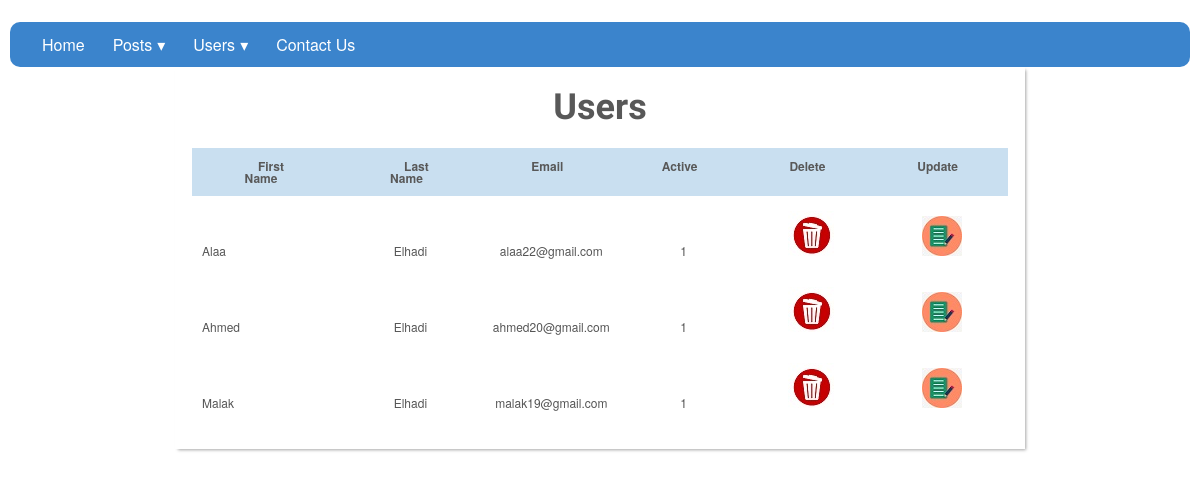
The page /admin/users.php (signed in) on the database its author committed.
### tables this page shows
CREATE TABLE `users` (
  `id` int(11) NOT NULL,
  `regDate` timestamp NOT NULL DEFAULT current_timestamp(),
  `firstname` varchar(50) NOT NULL,
  `secondname` varchar(50) NOT NULL,
  `phone` varchar(12) NOT NULL,
  `email` varchar(50) NOT NULL,
  `password` varchar(60) NOT NULL,
  `gender` int(1) NOT NULL COMMENT '0 Female, 1 Male',
  `active` int(11) NOT NULL COMMENT '0 Inactive, 1 Active'
);

### admin/users.php (the view, shortened to what this page needs)
<?php
    try{
      include_once("includes/conn.php");
      $sql = "SELECT * FROM `users`";
      $stmt = $conn->prepare($sql);
      $stmt->execute();
    }catch(PDOException $e){
        echo "Connection failed: " . $e->getMessage();
    }
?>
<!DOCTYPE html>
<html lang="en">
<head>
    <link rel="stylesheet" href="css/posts.css">
    <link rel="stylesheet" href="css/style2.css">
</head>
<body>
      <?php
    		include_once("includes/nav.php");
  		?>
        <div id="wrapper">
         <h1>Users</h1>
         <table id="keywords" cellspacing="0" cellpadding="0">
           <thead>
             <tr>
               <th><span>First Name</span></th>
			         <th><span>Last Name</span></th>
               <th><span>Email</span></th>
               <th><span>Active</span></th>
               <th><span>Delete</span></th>
               <th><span>Update</span></th>
             </tr>
           </thead>
           <tbody>
           <?php
             foreach($stmt->fetchAll() as $row){
              $id = $row["id"];
              $firstname = $row["firstname"];
              $secondname = $row["secondname"];
              $email = $row["email"];
              $active = $row["active"];
           ?>
             <tr>
               <td class="lalign"><?php echo $firstname ?></td>
			         <td><?php echo $secondname ?></td>
               <td><?php echo $email ?></td>
               <td><?php echo $active ?></td>
               <td><a href="deleteUser.php?id=<?php echo $id ?>" onclick="return confirm('Are you sure you want to delete?')"><img  src="../imgs/delete.jpg" alt="Delete"></a></td>
               <td><a href="updateUser.php?id=<?php echo $id ?>"><img  src="../imgs/update.jpg" alt="Update"></a></td>
             </tr>
            <?php
              }
            ?>
           </tbody>
         </table>
        </div>
</body>
</html>

### admin/css/posts.css (style rules this page uses)
html, body, div, span, applet, object, iframe, h1, h2, h3, h4, h5, h6, p, blockquote, pre, a, abbr, acronym, address, big, cite, code, del, dfn, em, img, ins, kbd, q, s, samp, small, strike, strong, sub, sup, tt, var, b, u, i, center, dl, dt, dd, ol, ul, li, fieldset, form, label, legend, table, caption, tbody, tfoot, thead, tr, th, td, article, aside, canvas, details, embed, figure, figcaption, footer, header, hgroup, menu, nav, output, ruby, section, summary, time, mark, audio, video { margin: 0; padding: 0; border: 0; font-size: 100%; font: inherit; vertical-align: baseline; outline: none; -webkit-font-smoothing: antialiased; -webkit-text-size-adjust: 100%; -ms-text-size-adjust: 100%; -webkit-box-sizing: border-box; -moz-box-sizing: border-box; box-sizing: border-box; }
html { overflow-y: scroll; }
body { font-family: 'Helvetica Neue', Helvetica, Arial, sans-serif; font-size: 62.5%; line-height: 1; color: #585858; padding: 22px 10px; padding-bottom: 55px; }
table { border-collapse: collapse; border-spacing: 0; }
img { border: 0; max-width: 100%; }
h1 { font-family: 'Amarante', Tahoma, sans-serif; font-weight: bold; font-size: 3.6em; line-height: 1.7em; margin-bottom: 10px; text-align: center; }
#wrapper { display: block; width: 850px; background: #fff; margin: 0 auto; padding: 10px 17px; -webkit-box-shadow: 2px 2px 3px -1px rgba(0,0,0,0.35); }
#keywords { margin: 0 auto; font-size: 1.2em; margin-bottom: 15px; }
#keywords thead { cursor: pointer; background: #c9dff0; }
#keywords thead tr th { font-weight: bold; padding: 12px 30px; padding-left: 42px; }
#keywords thead tr th span { padding-right: 20px; background-repeat: no-repeat; background-position: 100% 100%; }
#keywords tbody tr { color: #555; }
#keywords tbody tr td { text-align: center; padding: 15px 10px; }
#keywords tbody tr td.lalign { text-align: left; }

### rows shown on the page
users: firstname "Alaa", secondname "Elhadi", email "alaa22@gmail.com", active "1"
users: firstname "Ahmed", secondname "Elhadi", email "ahmed20@gmail.com", active "1"
users: firstname "Malak", secondname "Elhadi", email "malak19@gmail.com", active "1"
